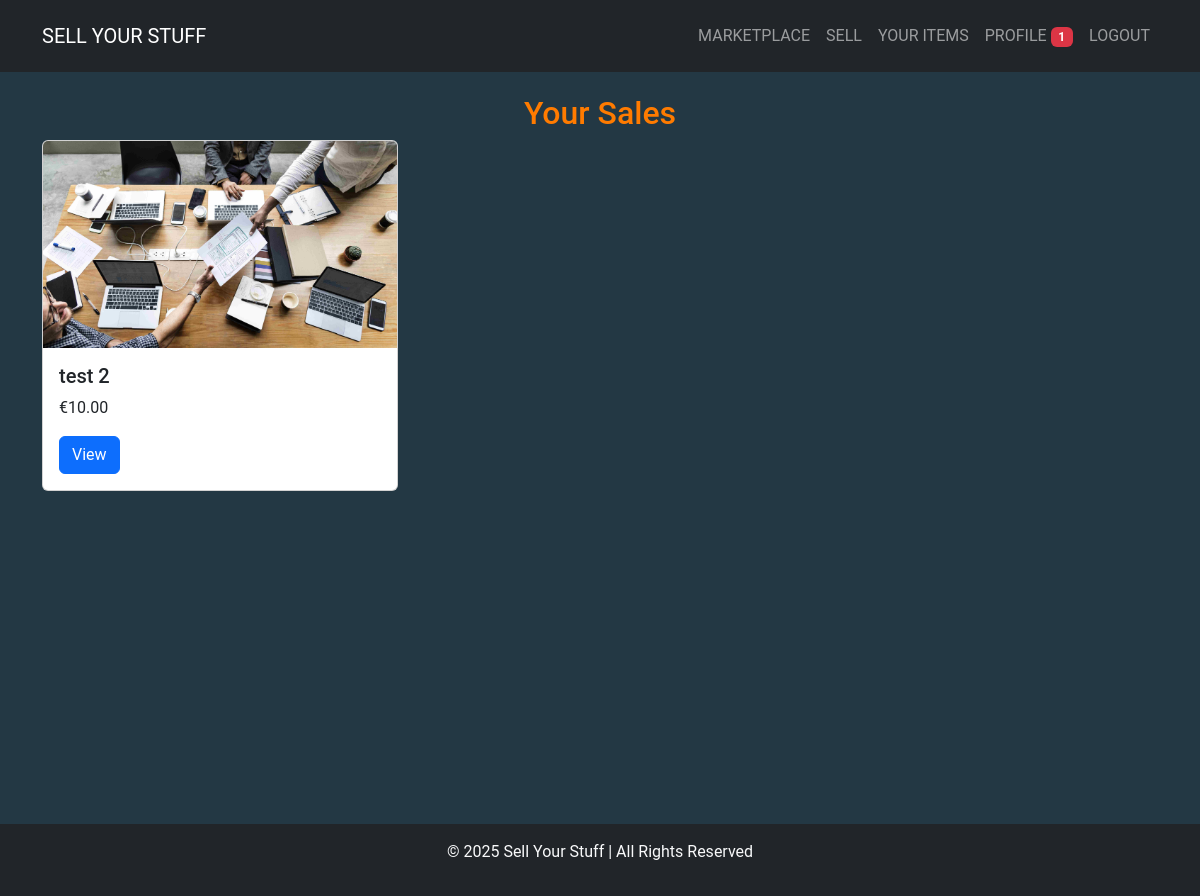
/sales/ (signed in), run on an earlier commit of the app's database.
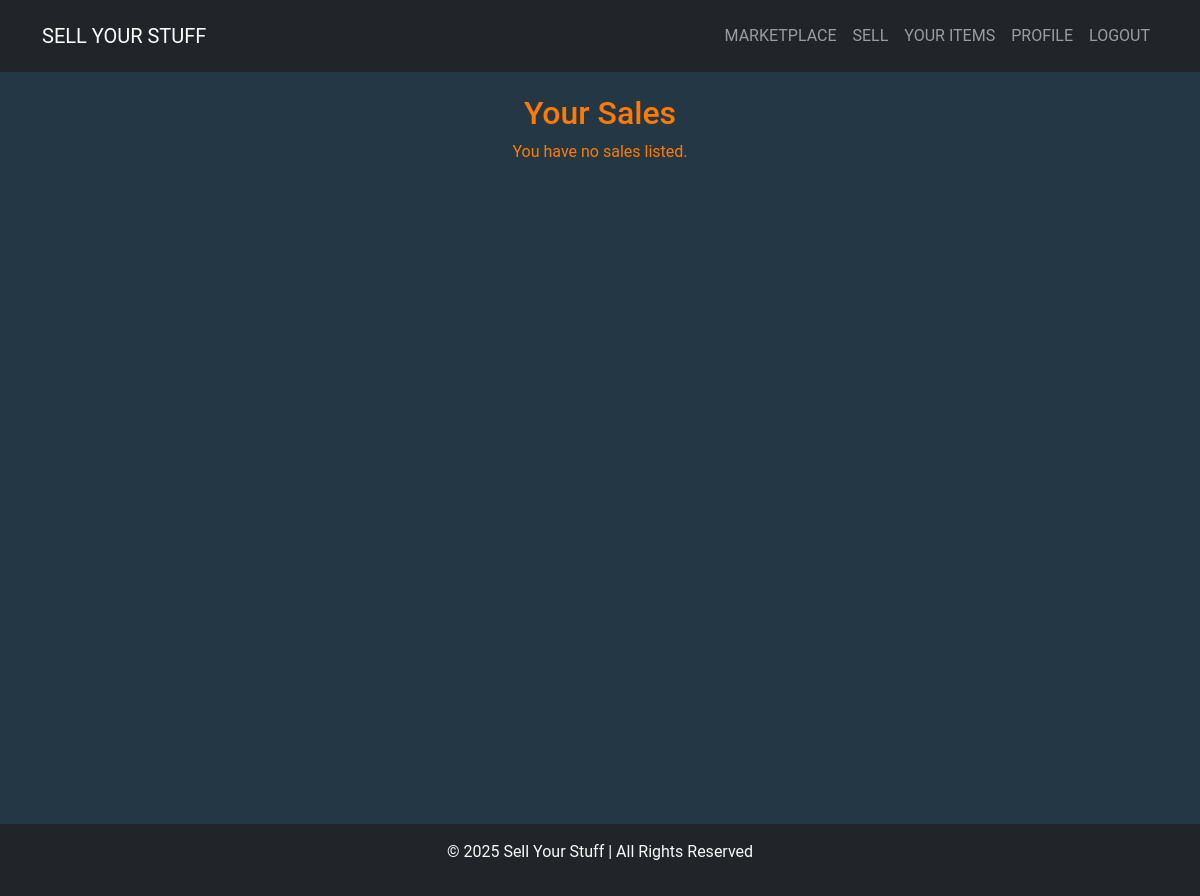
And on a later commit of the database.
### sales/models.py (models this page shows, shortened)
class Sale(models.Model):
    STATUS_CHOICES = [
        ("available", "Available"),
        ("sold", "Sold"),
    ]
    user = models.ForeignKey(User, on_delete=models.CASCADE)  # Seller
    title = models.CharField(max_length=200)
    description = models.TextField()
    price = models.DecimalField(max_digits=10, decimal_places=2)
    image = models.ImageField(
        upload_to="product_images/", blank=True, null=True
    )  # main image of the product
    image_1 = models.ImageField(upload_to="product_images/", blank=True, null=True)
    image_2 = models.ImageField(upload_to="product_images/", blank=True, null=True)
    image_3 = models.ImageField(upload_to="product_images/", blank=True, null=True)
    video = models.FileField(
        upload_to="product_videos/", blank=True, null=True
    )  # Video upload field
    status = models.CharField(
        max_length=10, choices=STATUS_CHOICES, default="available"
    )
    created_at = models.DateTimeField(auto_now_add=True)

### sales/views.py (the view)
# urls.py: path("", views.sales_list, name="sales_list"),
@login_required
def sales_list(request):
    sales = Sale.objects.filter(
        user=request.user, status="available"
    )  # Only available items
    return render(request, "sales/sales_list.html", {"sales": sales})

### sell_ur_stuff_site/context_processors.py (called while the page is built)
def unread_notifications(request):
    if request.user.is_authenticated:
        unread_count = Notification.objects.filter(
            user=request.user, is_read=False
        ).count()
    else:
        unread_count = 0
    return {"unread_notifications": unread_count}

### sales/templates/sales/sales_list.html (shortened to what this page needs)
{% extends "base.html" %}
{% block content %}
<div class="container">
    <h2 class="text-center">Your Sales</h2>
    <div class="row">
        {% for sale in sales %}
            <div class="col-md-4 mb-4">
                <div class="card">
                    {% if sale.image %}
                        <img src="{{ sale.image.url }}" class="card-img-top sale-image" alt="{{ sale.title }}" width="" height="">
                    {% else %}
                        <img src="https://via.placeholder.com/300" class="card-img-top sale-image" alt="No Image" width="" height="">
                    {% endif %}
                    <div class="card-body">
                        <h5 class="card-title">{{ sale.title }}</h5>
                        <p class="card-text">€{{ sale.price }}</p>
                        <a href="{% url 'sale_detail' sale.id %}" class="btn btn-primary">View</a>
                    </div>
                </div>
            </div>
        {% empty %}
            <p class="text-center">You have no sales listed.</p>
        {% endfor %}
    </div>
</div>
{% endblock content %}

What changed in the data, as far as the page shows it:
no longer on this page (row edited): Sale: image (picture), title "test 2", price "10.00"
Also different on the page:
{{ unread_notifications }}: "1" → (not shown)
text now shown: "You have no sales listed."
